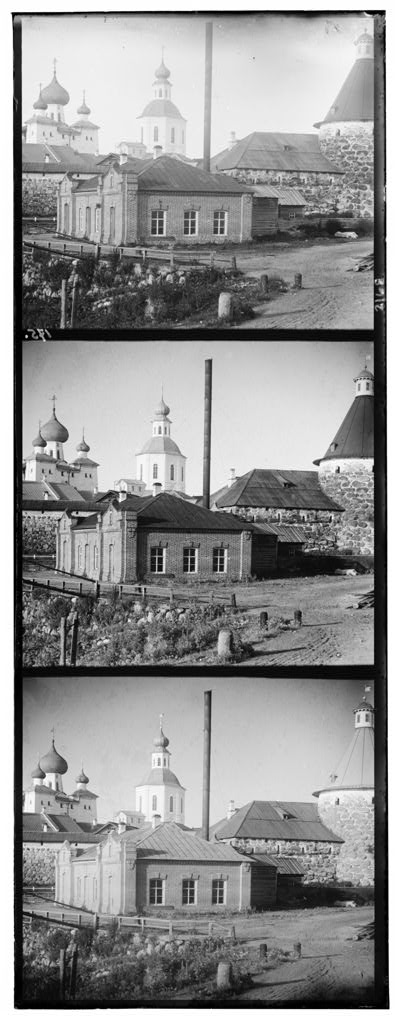
#> input picture 00351v.jpg, 396 x 1024 px
$ python align.py   (older library calls are emulated)
#> lines starting #> are read from the running program, lines starting #| are printed output that depends on the picture
import matplotlib.pyplot as plt
from PIL import Image, ImageChops
import numpy as np
from scipy.misc import imresize
import tifffile
imname='00351v.jpg'
img=Image.open(imname)
#> img is the input picture: PIL image 396x1024 L; min 0, max 255, mean 146.8
img=np.asarray(img)
print(img.shape)
#| (1024, 396)
plt.imshow(img)


w,h=img.shape
#> w = 1024; h = 396
print(w,h)
#| 1024 396
plt.figure()
plt.imshow(img)

w,h=img.shape
print(w,h)
#| 1024 396
img=img[int(w*0.01):int(w-w*0.02),int(h*0.05):int(h-h*0.05)]
#> img: shape (993, 357)
w,h=img.shape
#> w = 993; h = 357
print(w,h)
#| 993 357
plt.imshow(img)

w,h=img.shape
height=int(w/3)
#> height = 331
blue=img[0:height,:]
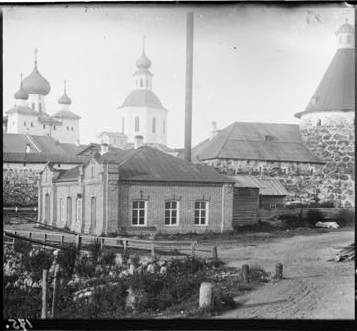
#> blue: shape (331, 357); min 0, max 255, mean 150.8
green=img[height:2*height,:]
red=img[2*height:3*height,:]
plt.figure()
plt.imshow(blue)
plt.figure()
plt.imshow(green)
plt.figure()
plt.imshow(red)
def ncc(a,b):
    a=a-a.mean(axis=0)
    b=b-b.mean(axis=0)
    return np.sum(((a/np.linalg.norm(a)) * (b/np.linalg.norm(b))))
def nccAlign(a, b, t):
#> called with t = 20
    min_ncc = -1
    ivalue=np.linspace(-t,t,2*t,dtype=int)
    jvalue=np.linspace(-t,t,2*t,dtype=int)
    for i in ivalue:
        for j in jvalue:
            nccDiff = ncc(a,np.roll(b,[i,j],axis=(0,1)))
            if nccDiff > min_ncc:
                min_ncc = nccDiff
                output = [i,j]
#> this loop made 40 passes
#> pass 1, in ncc, `a=a-a.mean(axis=0)`:
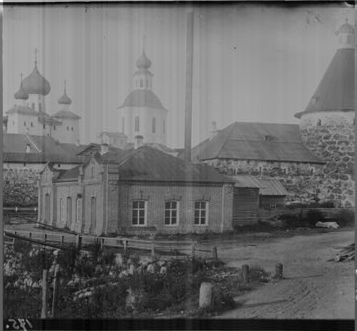
#> a: shape (331, 357) float64; min -169.2, max 236, mean 0; drawn with min black and max white
#> pass 1, in ncc (call 3), `b=b-b.mean(axis=0)`:
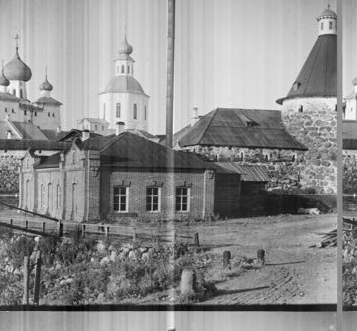
#> b: shape (331, 357) float64; min -166.1, max 131, mean 0; drawn with min black and max white
#> after the loop, min_ncc = 0.776; output = [-6, 1]
    return output
alignGtoB = nccAlign(blue,green,20)
#> alignGtoB = [-6, 1]
alignRtoB = nccAlign(blue,red,20)
#> the loop in nccAlign (call 2), `for i in ivalue:` made 40 passes
#> pass 1, in ncc (call 1604), `b=b-b.mean(axis=0)`:
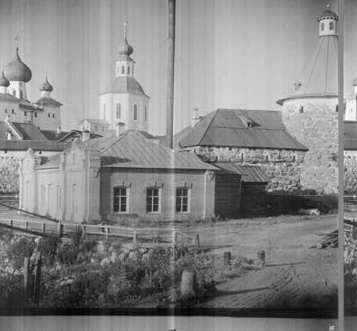
#> b: shape (331, 357) float64; min -156.4, max 139.6, mean 0; drawn with min black and max white
#> alignRtoB = [-7, 1]
print(alignGtoB, alignRtoB)
#| [-6, 1] [-7, 1]
g=np.roll(green,alignGtoB,axis=(0,1))
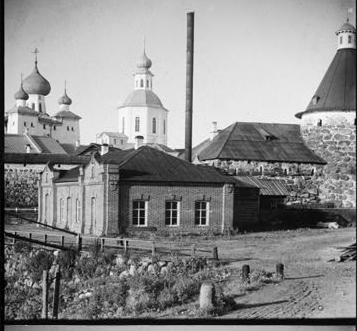
#> g: shape (331, 357); min 0, max 255, mean 140.2
r=np.roll(red,alignRtoB,axis=(0,1))
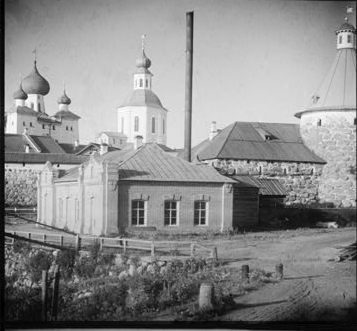
#> r: shape (331, 357); min 0, max 255, mean 139.1
coloured = (np.dstack((r,g,blue))).astype(np.uint8)
coloured=coloured[int(coloured.shape[0]*0.05):int(coloured.shape[0]-coloured.shape[0]*0.05),int(coloured.shape[1]*0.05):int(coloured.shape[1]-coloured.shape[1]*0.05)]
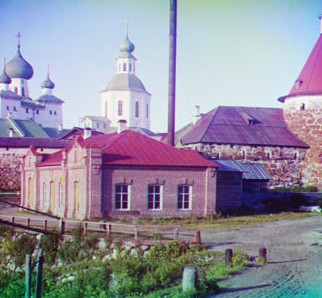
#> coloured: shape (298, 322, 3); mean of channels 0, 1, 2 148.5, 144.4, 160.3; drawn as R, G, B
coloured = Image.fromarray(coloured)
coloured.save('000351v.jpg')
plt.figure()
plt.imshow(coloured)

$ run again, with 00125v.jpg copied over 00351v.jpg
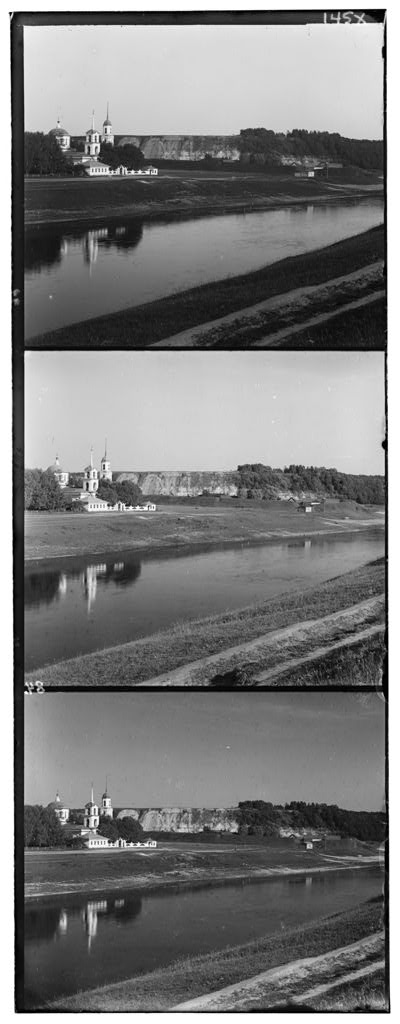
#> input picture 00125v.jpg, 400 x 1024 px
#> img is the input picture: PIL image 400x1024 L; min 0, max 255, mean 124.2
#| (1024, 400)
#| 1024 400
#| 1024 400
#> img: shape (993, 360)
#| 993 360
#> after the loop in nccAlign, `for i in ivalue:`: min_ncc = 0.858; output = [-4, 2]
#> the loop in nccAlign (call 2), `for i in ivalue:` made 40 passes
#> pass 1, in ncc (call 1604), `b=b-b.mean(axis=0)`:
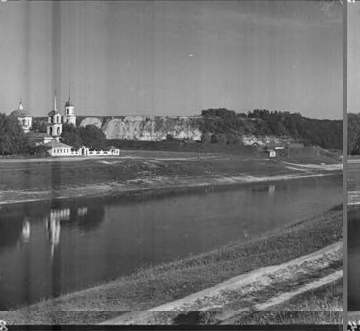
#> b: shape (331, 360) float64; min -122.9, max 160.7, mean 0; drawn with min black and max white
#> alignRtoB = [-10, 1]
#| [-4, 2] [-10, 1]
#> `coloured=coloured[int(coloured.shape[0]*0.05):int(coloured.shape[0]-co..`:
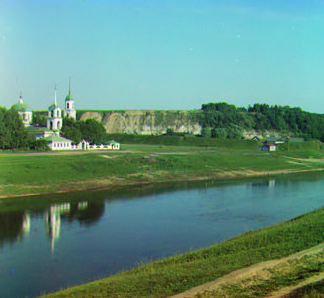
#> coloured: shape (298, 324, 3); mean of channels 0, 1, 2 97.5, 142, 125.1; drawn as R, G, B

$ run again, with 00153v.jpg copied over 00351v.jpg
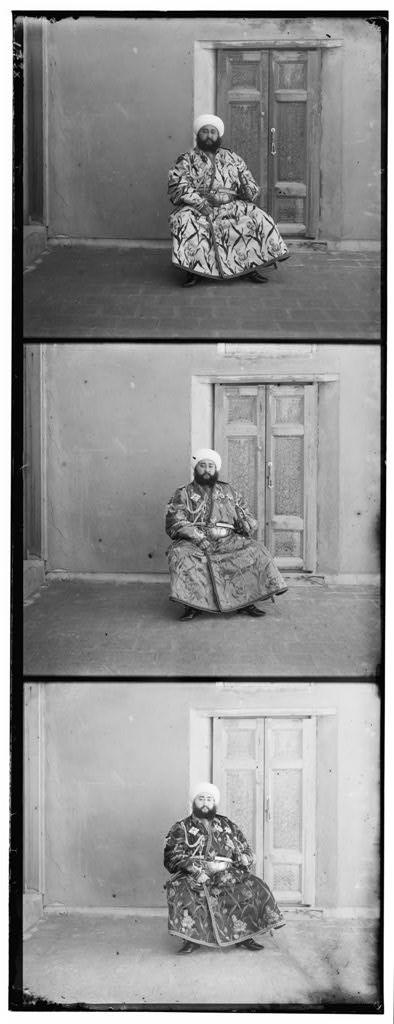
#> input picture 00153v.jpg, 394 x 1024 px
#> img is the input picture: PIL image 394x1024 L; min 0, max 255, mean 145.2
#| (1024, 394)
#| 1024 394
#| 1024 394
#> img: shape (993, 355)
#| 993 355
#> after the loop in nccAlign, `for i in ivalue:`: min_ncc = 0.6; output = [-3, 3]
#> alignRtoB = [-4, 7]
#| [-3, 3] [-4, 7]
#> `coloured=coloured[int(coloured.shape[0]*0.05):int(coloured.shape[0]-co..`:
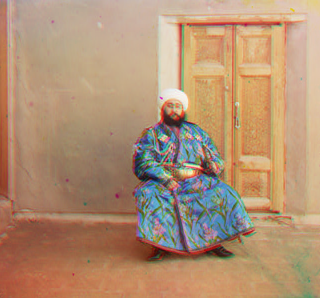
#> coloured: shape (298, 320, 3); mean of channels 0, 1, 2 178, 144.9, 115.9; drawn as R, G, B
